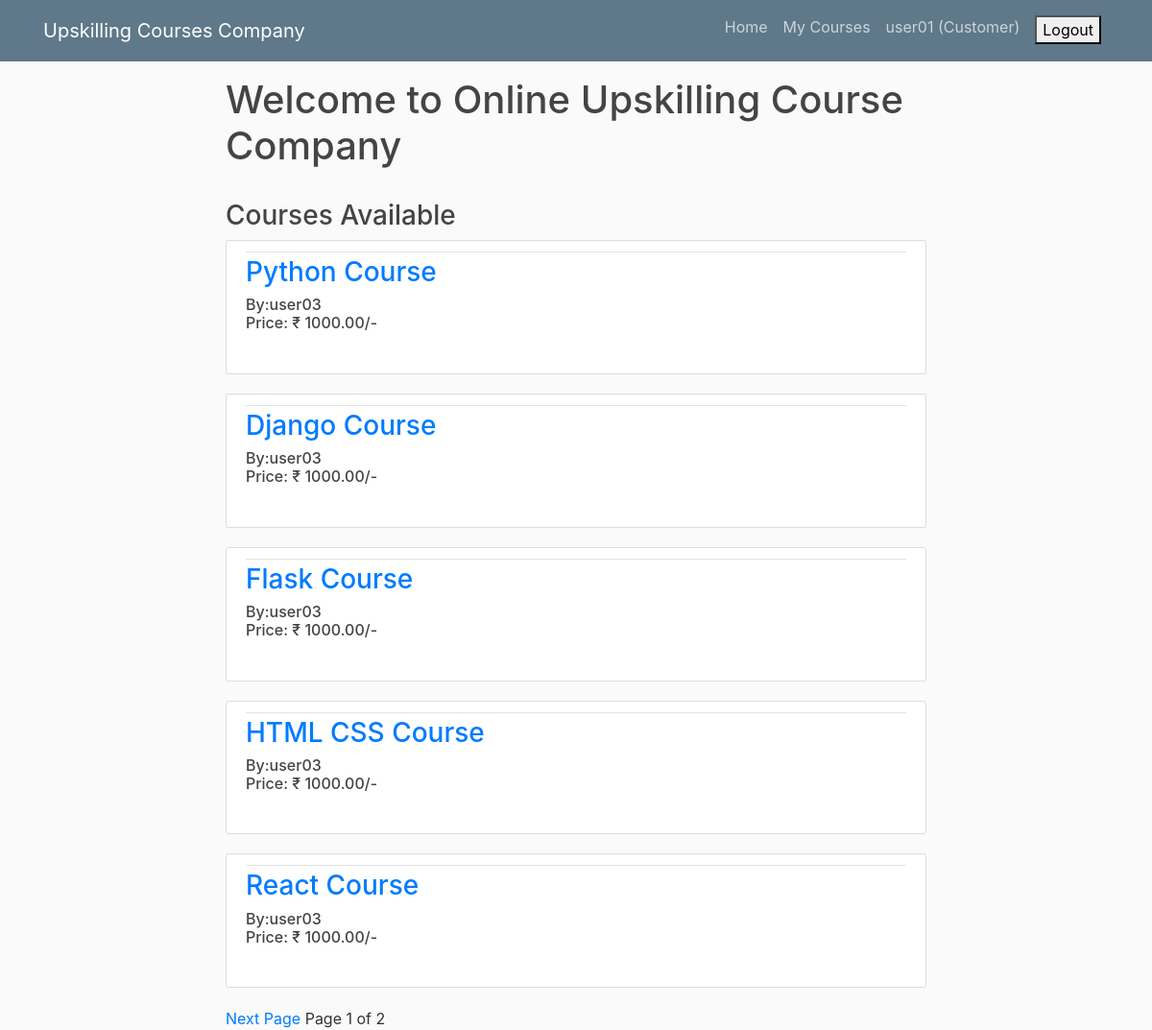
/home/ (signed in), run on the app's committed database.
### accounts/models.py (models this page shows)
class User(AbstractUser):
    is_admin = models.BooleanField(default=False)
    is_customer = models.BooleanField(default=False)
    is_customerexecutive = models.BooleanField(default=False)
    is_salesexecutive = models.BooleanField(default=False)
    username = models.CharField(unique=True, max_length=100)
    email = models.EmailField(max_length=100)
    first_name = models.CharField(max_length=100)
    last_name = models.CharField(max_length=100)

class SalesExecutive(models.Model):
    user = models.OneToOneField(User, on_delete=models.CASCADE, primary_key=True)
    username = models.CharField(unique=True, max_length=100)
    email = models.EmailField(max_length=100)
    first_name = models.CharField(max_length=100)
    last_name = models.CharField(max_length=100)
    def __str__(self):
        return str(self.user)

### products/models.py (models this page shows, shortened)
class Product(models.Model):
    product_id      = models.IntegerField(primary_key=True)
    product_name    = models.CharField(max_length=100)
    product_price   = models.DecimalField(max_digits=6, decimal_places=2)
    product_seller  = models.ForeignKey(SalesExecutive, on_delete=models.CASCADE)

### products/views.py (the view)
# urls.py: path('home/', home, name='home'),
def home(request):
    products = Product.objects.all()
    paginator = Paginator(products, 5)
    page = request.GET.get('page')
    try:
        products = paginator.page(page)
    except PageNotAnInteger:
        products = paginator.page(1)
    except EmptyPage:
        products = paginator.page(paginator.num_pages)
    return render(request, 'products/home.html', {'products':products, 'page':page})

### products/templates/products/home.html (shortened to what this page needs)
{% extends 'base.html' %}
{% block content %}
{% if user.is_customer %}
    <h1>Welcome to Online Upskilling Course Company</h1><br>
    <h3>Courses Available</h3>
    {% for i in products %}
        <article class="media content-section">
            <div class="media-body">
                <div class="article-metadata"></div>
                <h3><a href="{% url 'products:productdetail' product_id=i.product_id %}">{{ i.product_name }}</a></h3>
                <h6>By:{{ i.product_seller }}<br>
                Price: ₹ {{ i.product_price }}/-</h6><br>
            </div>
        </article>
    {% endfor %}
    {% if products.has_next %}
        <a href="{% url 'products:home' %}?page={{ products.next_page_number }}">Next Page</a>
    {% endif %}
    Page {{ products.number }} of {{ products.paginator.num_pages }}
{% endif %}
{% endblock %}

### templates/base.html (shortened to what this page needs)
{% load static %}
<!DOCTYPE html>
<html>
<head>
    <link rel="stylesheet" href="https://maxcdn.bootstrapcdn.com/bootstrap/4.0.0/css/bootstrap.min.css">
    <link rel="stylesheet" type="text/css" href="{% static 'style.css' %}">
</head>
<body>
    <header class="site-header">
        <nav class="navbar navbar-expand-md navbar-dark bg-steel fixed-top">
            <div class="container">
                <a class="navbar-brand mr-4" href="{% url 'products:home' %}">Upskilling Courses Company</a>
                <div class="collapse navbar-collapse" id="navbarToggle">
                    <div class="navbar-nav">
                        {% if user.is_customer %}
                            <a class="nav-item nav-link" href="{% url 'products:home' %}">Home</a>
                            <a class="nav-item nav-link" href="{% url 'orders:mycourses' %}">My Courses</a>
                            <label class="nav-item nav-link">{{ request.user }} (Customer)</label>
                            <form class="nav-item nav-link" action="{% url 'accounts:logout' %}" method="POST">
                                <button type="submit">Logout</button>
                            </form>
                        {% else %}
                                <a class="nav-item nav-link" href="{% url 'accounts:login' %}">Login</a>
                                <a class="nav-item nav-link" href="{% url 'accounts:signup' %}">Signup</a>
                        {% endif %}
                    </div>
                </div>
            </div>
        </nav>
    </header>
    <main role="main" class="container">
        <div class="row">
            <div class="col-sm-8 mx-auto">
                {% block content %}{% endblock %}
            </div>
        </div>
    </main>
</body>
</html>

### static/style.css (style rules this page uses)
body { background: #fafafa; color: #333333; margin-top: 5rem; }
h1, h2, h3, h4, h5, h6 { color: #444444; }
.bg-steel { background-color: #5f788a; }
.site-header .navbar-nav .nav-link { color: #cbd5db; }
.content-section { background: #ffffff; padding: 10px 20px; border: 1px solid #dddddd; border-radius: 3px; margin-bottom: 20px; }
.article-metadata { padding-bottom: 1px; margin-bottom: 4px; border-bottom: 1px solid #e3e3e3 }

### data on the page
User: user "user01"
Product: product_name "Python Course", product_seller "user03", product_price "1000.00"
Product: product_name "Django Course", product_seller "user03", product_price "1000.00"
Product: product_name "Flask Course", product_seller "user03", product_price "1000.00"
Product: product_name "HTML CSS Course", product_seller "user03", product_price "1000.00"
Product: product_name "React Course", product_seller "user03", product_price "1000.00"

### other printed values
{{ products.number }} "1"
{{ products.paginator.num_pages }} "2"
